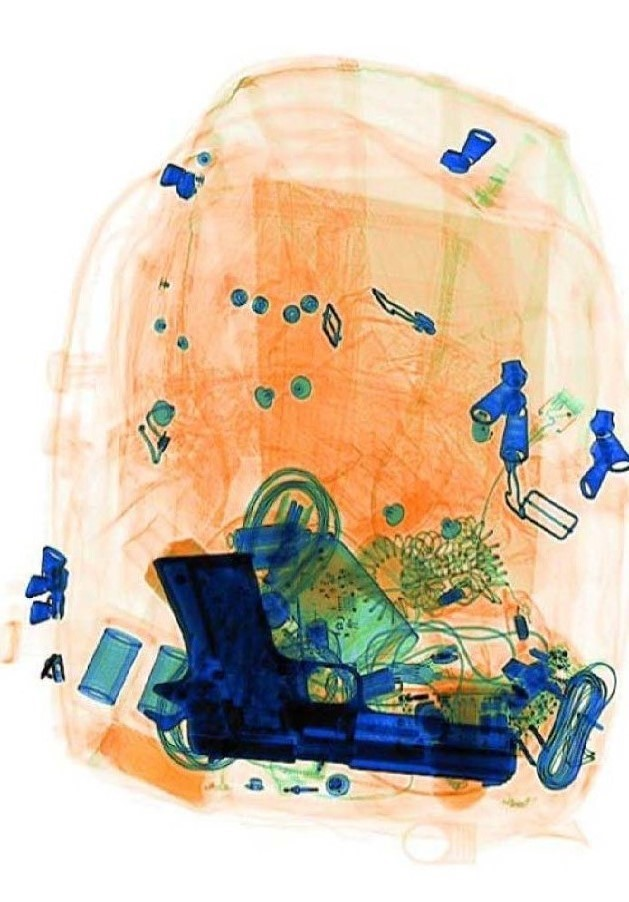
#> input picture code/images/gun.jpg, 629 x 902 px
$ python tool.py
#> lines starting #> are read from the running program, lines starting #| are printed output that depends on the picture; after the words box and inside, x2 and y2 are one past the last pixel; in counts of white or black regions, pixels touching at a corner belong together
import cv2
import numpy as np

def callback(x):
    pass

img = cv2.imread('./images/gun.jpg', 0)  # read image as grayscale
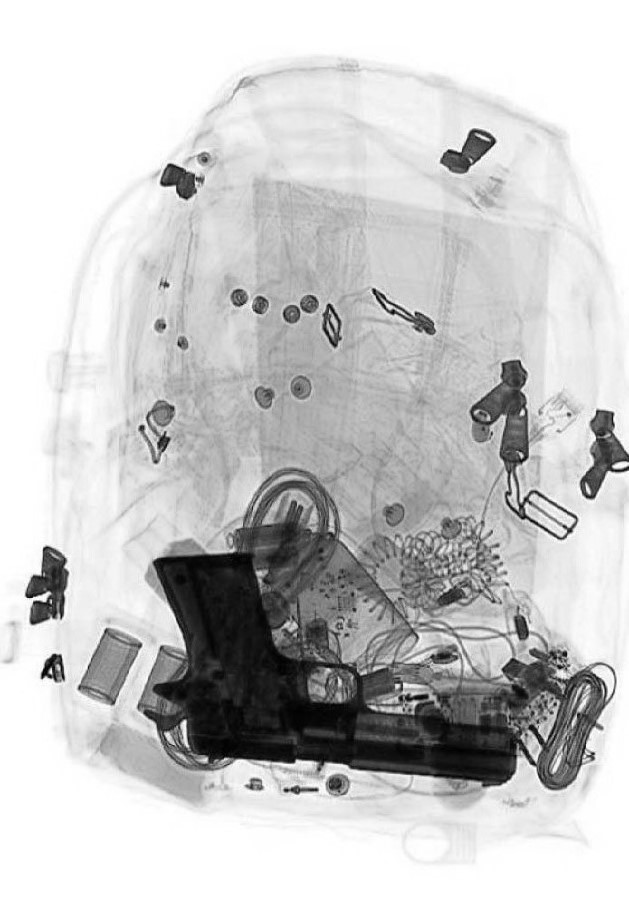
#> img: shape (902, 629); min 0, max 255, mean 199.3
img = cv2.GaussianBlur(img, (5, 5), 1)

canny = cv2.Canny(img, 85, 255)
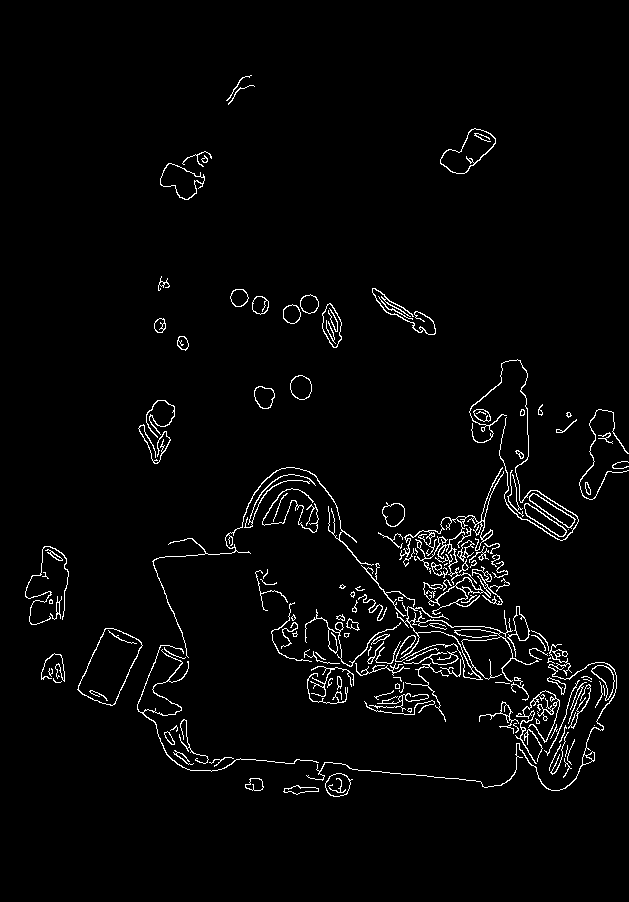
#> canny: shape (902, 629); 2.8% white in thin lines or dots, all inside (x1, y1, x2, y2) = (25, 75, 629, 797)

cv2.namedWindow('image')  # make a window with name 'image'
cv2.createTrackbar('L', 'image', 0, 255, callback)  # lower threshold trackbar for window 'image
cv2.createTrackbar('U', 'image', 0, 255, callback)  # upper threshold trackbar for window 'image

while True:
    # Resize the image for display
    resized_img = cv2.resize(img, (500, 500))  # Resize to 500x500
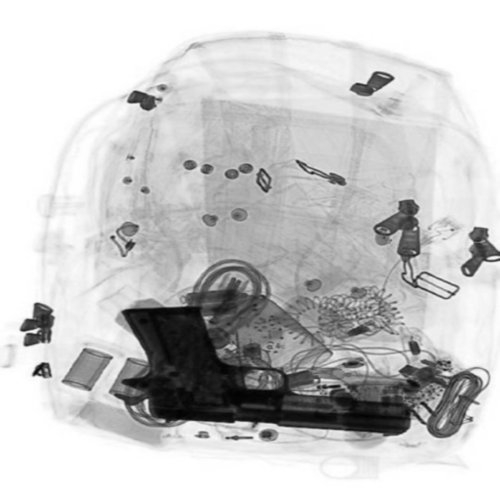
#> resized_img: shape (500, 500); min 2, max 255, mean 199.3
    resized_canny = cv2.resize(canny, (500, 500))  # Resize to match img
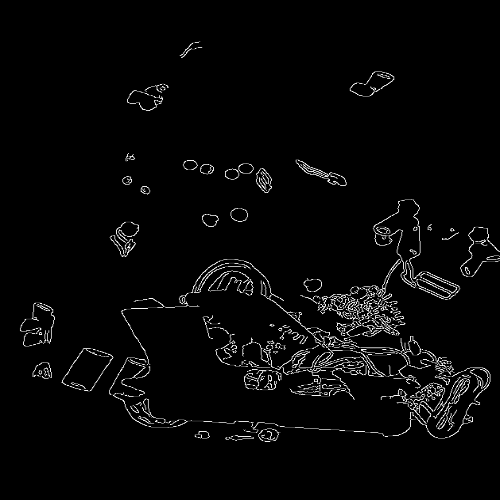
#> resized_canny: shape (500, 500); min 0, max 255, mean 7.1

    numpy_horizontal_concat = np.concatenate((resized_img, resized_canny), axis=1)  # to display image side by side
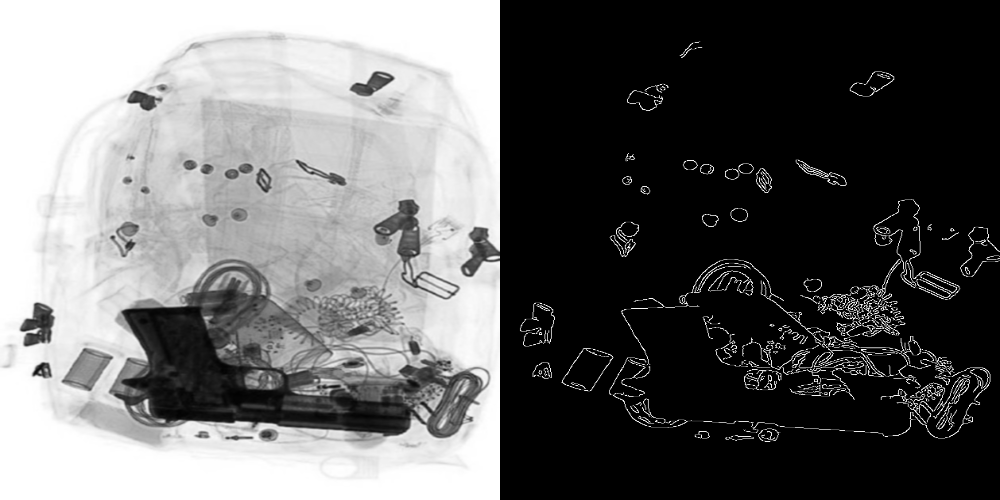
#> numpy_horizontal_concat: shape (500, 1000); min 0, max 255, mean 103.2
    cv2.imshow('image', numpy_horizontal_concat)
    k = cv2.waitKey(1) & 0xFF
#> (key Esc is pressed here)
    if k == 27:  # escape key
        break
    l = cv2.getTrackbarPos('L', 'image')
    u = cv2.getTrackbarPos('U', 'image')
    canny = cv2.Canny(img, l, u)

    contours, hierarchy = cv2.findContours(canny, cv2.RETR_TREE, cv2.CHAIN_APPROX_SIMPLE)
    result = canny.copy()
    if hierarchy is not None:
        hierarchy = hierarchy[0]
        for component in zip(contours, hierarchy):
            cntr = component[0]
            hier = component[1]

            if hier[3] > -1 and hier[2] < 0:
                cv2.drawContours(result, [cntr], 0, (0, 0, 255), 1)

cv2.destroyAllWindows()

$ run again, with code/images/ammo.jpg copied over code/images/gun.jpg
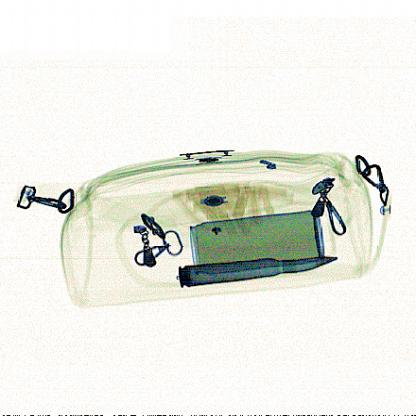
#> input picture code/images/ammo.jpg, 416 x 416 px
#> `canny = cv2.Canny(img, 85, 255)`:
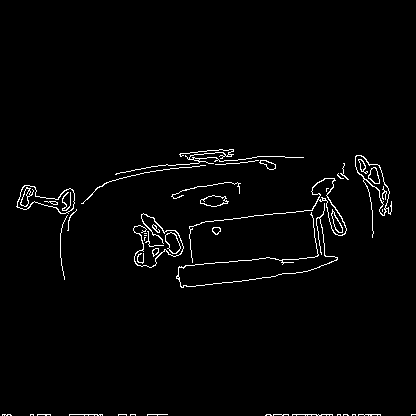
#> canny: shape (416, 416); 1.9% white in thin lines or dots, all inside (x1, y1, x2, y2) = (2, 149, 416, 416)
#> `numpy_horizontal_concat = np.concatenate((resized_img, resized_canny),..`:
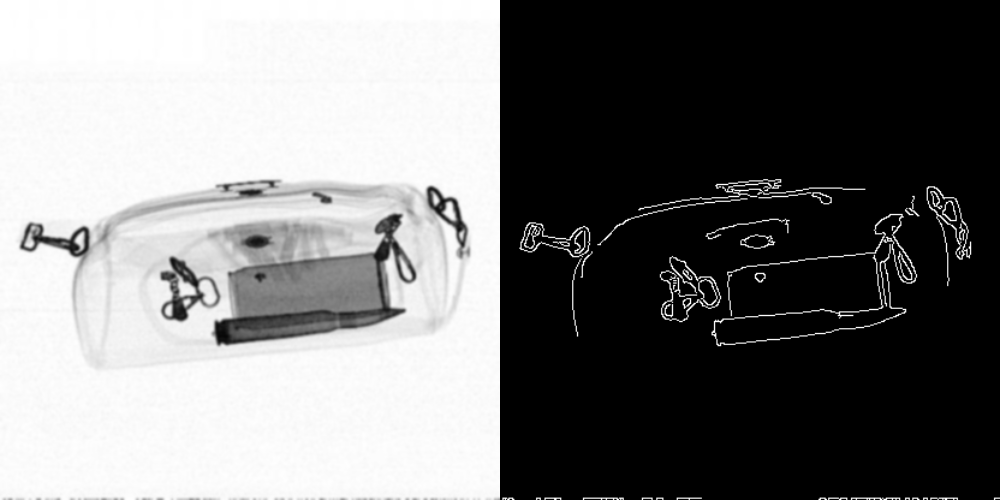
#> numpy_horizontal_concat: shape (500, 1000); min 0, max 255, mean 119.7

$ run again, with code/images/kni.jpg copied over code/images/gun.jpg
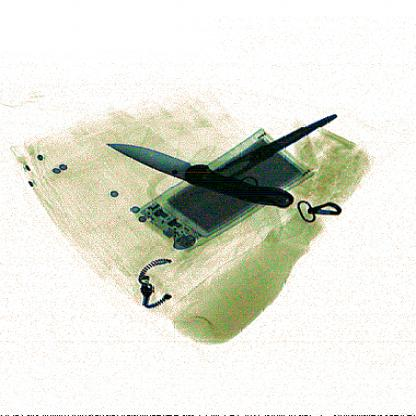
#> input picture code/images/kni.jpg, 416 x 416 px
#> `canny = cv2.Canny(img, 85, 255)`:
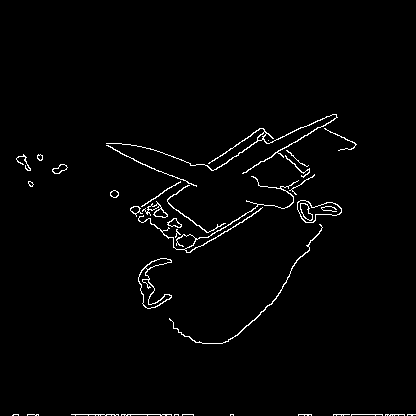
#> canny: shape (416, 416); 1.8% white in thin lines or dots, all inside (x1, y1, x2, y2) = (12, 114, 416, 416)
#> `numpy_horizontal_concat = np.concatenate((resized_img, resized_canny),..`:
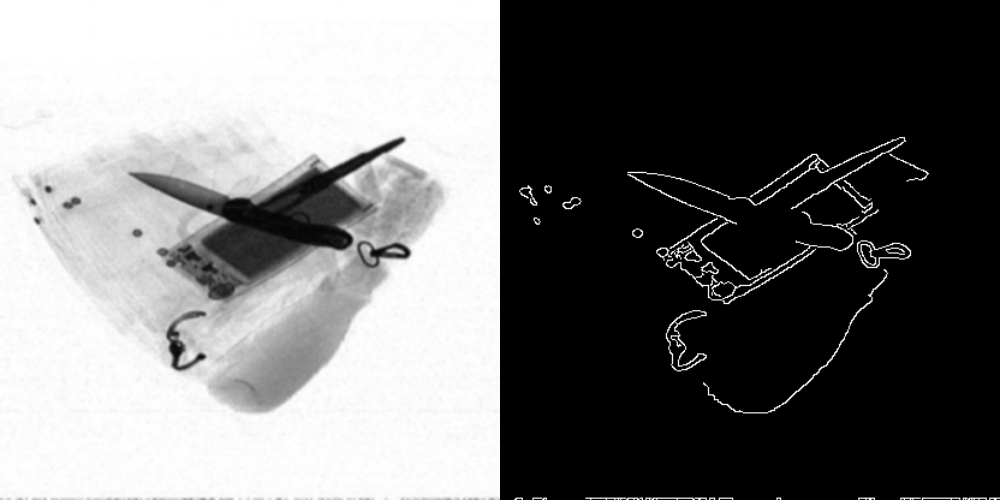
#> numpy_horizontal_concat: shape (500, 1000); min 0, max 255, mean 114.8

$ run again, with code/images/sci.jpg copied over code/images/gun.jpg
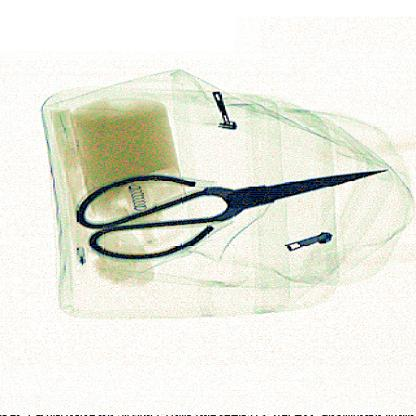
#> input picture code/images/sci.jpg, 416 x 416 px
#> `canny = cv2.Canny(img, 85, 255)`:
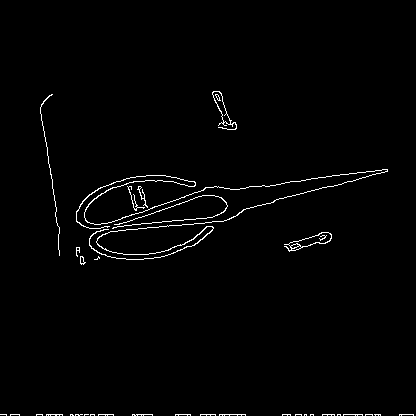
#> canny: shape (416, 416); 1.5% white in thin lines or dots, all inside (x1, y1, x2, y2) = (0, 91, 414, 416)
#> `numpy_horizontal_concat = np.concatenate((resized_img, resized_canny),..`:
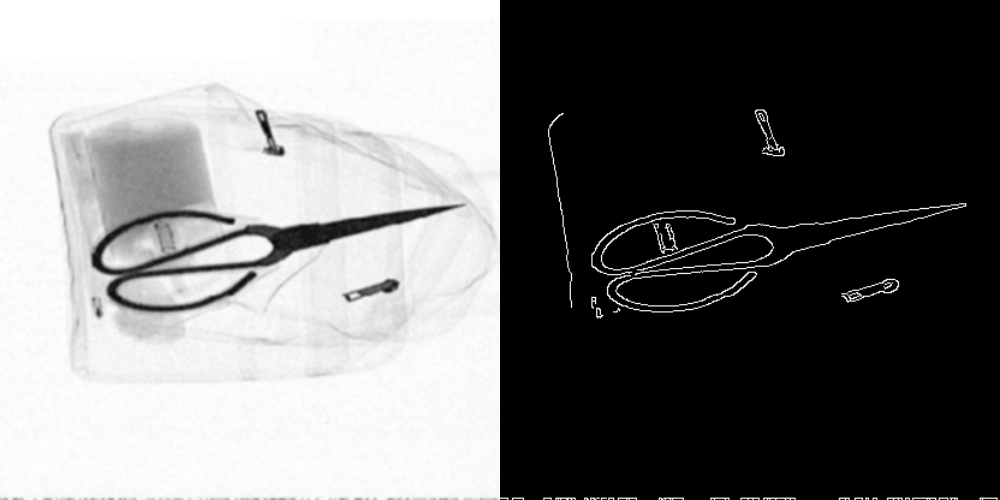
#> numpy_horizontal_concat: shape (500, 1000); min 0, max 255, mean 118.3
